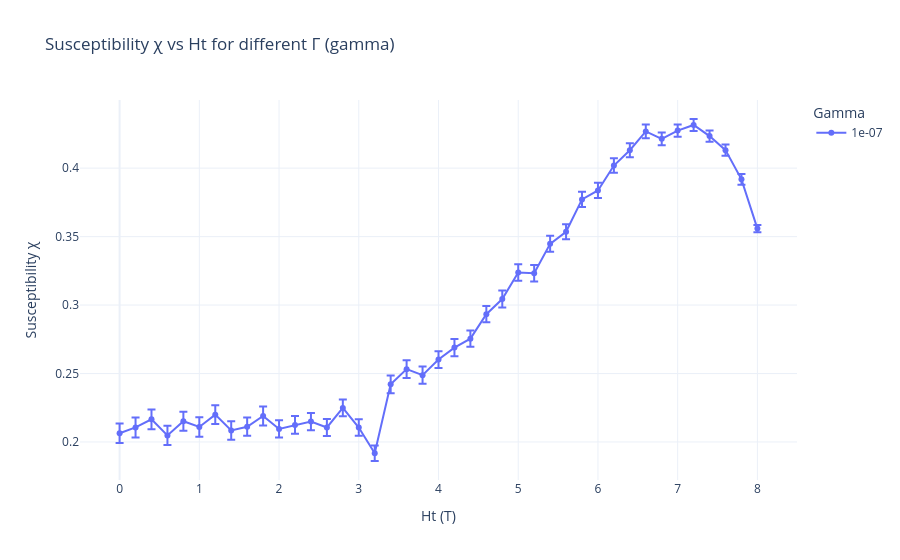

This figure's notebook cell:
### Code cell
#Relaxed Ht = 3.2T
import pandas as pd
import glob
import numpy as np
import plotly.express as px
path = '/Users/jiakai/Desktop/SURF/code/_spirit/'
n_cycles = 240


# Pattern to match all relevant CSV files
file_pattern = path + f"Susceptibility_v2_multi_gammas_{dim}_*_per_gamma_20_anisotropy_1.5_relax_step_400_gammas_-5_relax_3.2_gamma_{gamma}_relaxed*.csv"

# List all matching files
csv_files = glob.glob(file_pattern)

# Print how many files were found
print(f"Found {len(csv_files)} files.")
repeats = len(csv_files)
for f in csv_files:
    print(f)

# Read and concatenate all files
df_all_relaxed_small = pd.concat([pd.read_csv(f) for f in csv_files], ignore_index=True)

# Average over cycles, std divided by sqrt(n_cycles)
df_avg_relaxed_small = (
    df_all_relaxed_small.groupby(["gamma", "Ht"], as_index=False)
    .agg(
        chi_mean=("chi", "mean"),
        chi_std=("chi", lambda x: x.std(ddof=1) / np.sqrt(len(x)))
    )
)

# Plot
fig_relaxed_small = px.line(
    df_avg_relaxed_small,
    x="Ht",
    y="chi_mean",
    error_y="chi_std",
    color="gamma",  # Different color per gamma
    markers=True,
    labels={
        "Ht": "Ht (T)",
        "chi_mean": "Susceptibility χ",
        "gamma": "Gamma",
    },
    title="Susceptibility χ vs Ht for different Γ (gamma)",
    template="plotly_white"
)


fig_relaxed_small.show()

### Figure 1 — Plotly figure (JSON) as saved in the notebook; plotly's stock layout.template omitted (floating-point values rounded to 4 significant figures)
{"data": [{"error_y": {"array": [0.007139, 0.007339, 0.007239, 0.00697, 0.006942, 0.007075, 0.006902, 0.006742, 0.006655, 0.006937, 0.006297, 0.006485, 0.006367, 0.006251, 0.006192, 0.005995, 0.005691, 0.006536, 0.006491, 0.006235, 0.006111, 0.006216, 0.00601, 0.005957, 0.006231, 0.005974, 0.006029, 0.005827, 0.005508, 0.005614, 0.005583, 0.005329, 0.005075, 0.005011, 0.004613, 0.0045, 0.004347, 0.004143, 0.004096, 0.003844, 0.002708]}, "hovertemplate": "Gamma=1e-07<br>Ht (T)=%{x}<br>Susceptibility χ=%{y}<extra></extra>", "legendgroup": "1e-07", "line": {"color": "#636efa", "dash": "solid"}, "marker": {"symbol": "circle"}, "mode": "lines+markers", "name": "1e-07", "orientation": "v", "showlegend": true, "x": [-0.0, 0.2, 0.4, 0.6, 0.8, 1.0, 1.2, 1.4, 1.6, 1.8, 2.0, 2.2, 2.4, 2.6, 2.8, 3.0, 3.2, 3.4, 3.6, 3.8, 4.0, 4.2, 4.4, 4.6, 4.8, 5.0, 5.2, 5.4, 5.6, 5.8, 6.0, 6.2, 6.4, 6.6, 6.8, 7.0, 7.2, 7.4, 7.6, 7.8, 8.0], "xaxis": "x", "y": [0.2064, 0.2106, 0.2165, 0.2048, 0.2151, 0.2109, 0.22, 0.2084, 0.2111, 0.2191, 0.2095, 0.2124, 0.2149, 0.2106, 0.2249, 0.2105, 0.1918, 0.2421, 0.2532, 0.2488, 0.2602, 0.2689, 0.2755, 0.2933, 0.3044, 0.3238, 0.3233, 0.3447, 0.3535, 0.3772, 0.3837, 0.4019, 0.4131, 0.4268, 0.4214, 0.4274, 0.4316, 0.4234, 0.4132, 0.3918, 0.3558], "yaxis": "y", "type": "scatter"}], "layout": {"xaxis": {"anchor": "y", "domain": [0.0, 1.0], "title": {"text": "Ht (T)"}}, "yaxis": {"anchor": "x", "domain": [0.0, 1.0], "title": {"text": "Susceptibility χ"}}, "legend": {"title": {"text": "Gamma"}, "tracegroupgap": 0}, "title": {"text": "Susceptibility χ vs Ht for different Γ (gamma)"}}}
